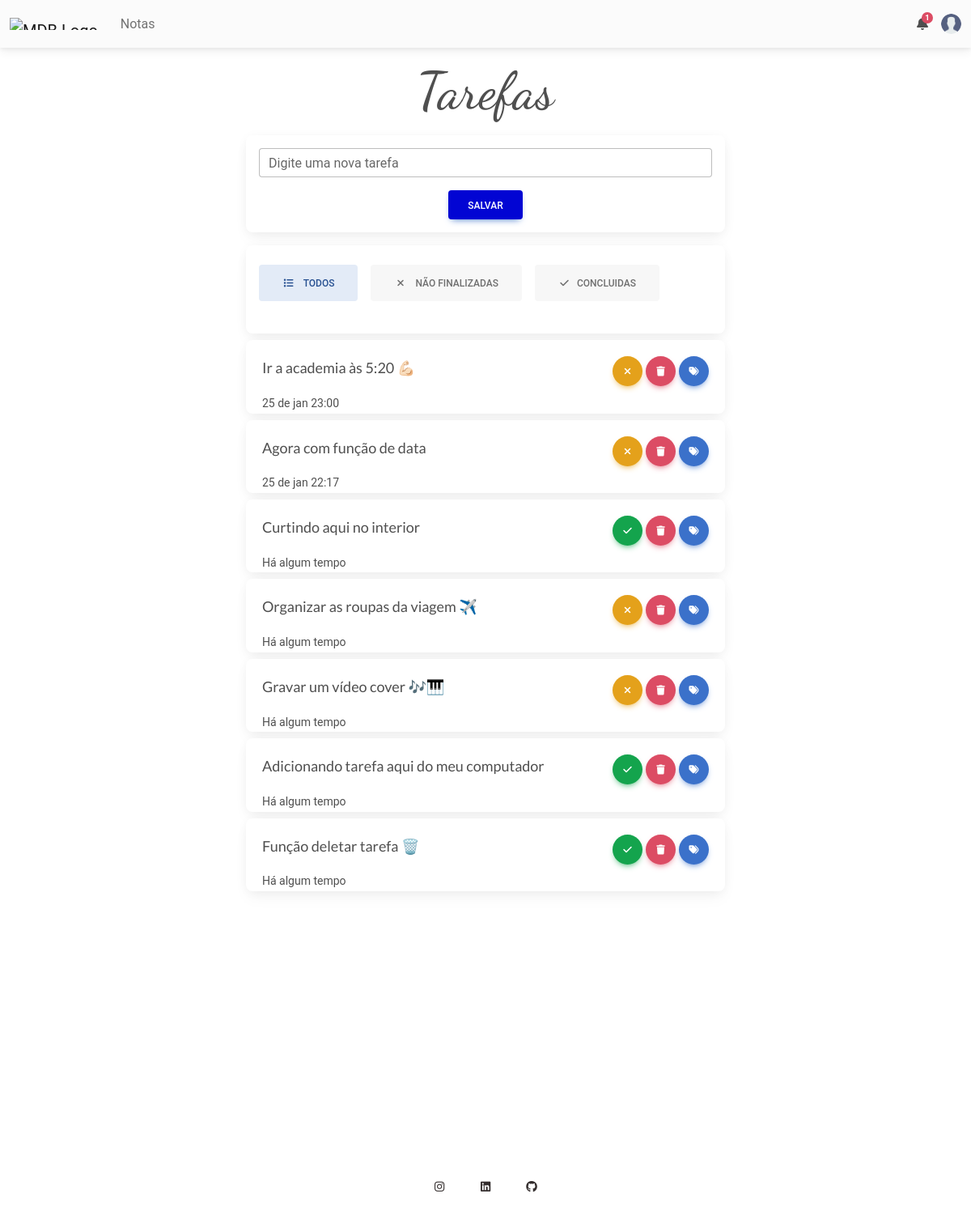
The page / on the database its author committed.
### app.py (models this page shows)
class Tarefas(Base):
    __tablename__= 'tarefas'
    id = Column( Integer, primary_key=True)
    titulo = Column(String(50))
    concluido = Column(String)
    created_at = Column(String)
    usuario = Column(String)

### app.py (the view)
@app.route('/')
def index():
    Session = sessionmaker(bind=engine)
    session_sq = Session()
    if('user' in session):
        tarefas = session_sq.query(Tarefas).filter_by(usuario= session['user'])
    else:
        tarefas = session_sq.query(Tarefas).filter_by(usuario = None).order_by(-Tarefas.id)
    return render_template('home.html', tarefas = tarefas, hoje = int(hoje))

### templates/home.html (shortened to what this page needs)
{% extends 'base.html' %}
{% block content %}
<div class='m-3 text-center'>
    <h1 id="logo">Tarefas</h1>
</div>
<header class="mx-auto">
<div id='input-text' class='m-1'>
<form class="card mx-auto p-3" method="post">
<div id="inp" class="form-outline mx-auto">
  <input  type="text" name="titulo" class="form-control" />
  <label class="form-label" for="form12">Digite uma nova tarefa</label>
</div>
<div class='text-center mt-3'>
<button style="background-color: #0205d3;" type="submit" class="btn btn-primary">Salvar</button>
</div>
</form>
</div>
</header>
<div class="m-3 mx-auto" id='pills' >
<div class="card p-3 m-1">
<ul class="nav nav-pills mb-3" id="ex1" role="tablist">
  <li class="nav-item" role="presentation">
    <a
      class="nav-link active"
      id="ex1-tab-1"
      data-mdb-toggle="pill"
      href="#ex1-pills-1"
      role="tab"
      aria-controls="ex1-pills-1"
      aria-selected="true"
      ><i class="fas fa-list fa-fw me-2"></i>
  TODOS</a
    >
  </li>
  <li class="nav-item" role="presentation">
    <a
      class="nav-link"
      id="ex1-tab-2"
      data-mdb-toggle="pill"
      href="#ex1-pills-2"
      role="tab"
      aria-controls="ex1-pills-2"
      aria-selected="false"
      ><i class="fas fa-close fa-fw me-2"></i> NÃO FINALIZADAS</a
    >
  </li>
  <li class="nav-item" role="presentation">
    <a
      class="nav-link"
      id="ex1-tab-3"
      data-mdb-toggle="pill"
      href="#ex1-pills-3"
      role="tab"
      aria-controls="ex1-pills-3"
      aria-selected="false"
      ><i class="fas fa-check fa-fw me-2"></i>CONCLUIDAS</a
    >
  </li>
</ul>
</div>
<div class="tab-content mx-auto" id="ex1-content">
  <div
    class="tab-pane fade show active"
    id="ex1-pills-1"
    role="tabpanel"
    aria-labelledby="ex1-tab-1"
  >
    <div class="tarefas-div">
        {% for tarefa in tarefas %}
        <div class='card m-1'>
<div class="item">
    <div id="esq-elements">
    <p style="font-size: 18px" class=''>{{tarefa.titulo}}</p>
    {% if tarefa.created_at == None %}
    <small>Há algum tempo</small>
    {% else %}
    <small>{{tarefa.created_at}}</small>
    {% endif %}
    </div>
    <div class="div-bt">
        {% if tarefa.concluido == 'true' %}
           <a href='/update/{{tarefa.id}}'><button type="button" class="btn btn-success btn-floating">
  <i class="fas fa-check"></i>
</button></a>
        {% else %}
   <a href='/update/{{tarefa.id}}'><button type="button" class="btn btn-warning btn-floating">
  <i class="fas fa-close"></i>
</button></a>
    {% endif %}
    <a href="/delete/{{tarefa.id}}"><button type="button" class="btn btn-danger btn-floating ms-1 me-1">
  <i class="fas fa-trash"></i>
</button></a>
<div class="dropdown">
  <button
    class="btn btn-primary btn-floating"
    type="button"
    id="dropdownMenuButton"
    data-mdb-toggle="dropdown"
    aria-expanded="false"
  >
    <i class="fas fa-tags"></i>
  </button>
</div>
</div>
   </div>
</div>
   {% endfor %}
</div>
  </div>
  </div>
  </div>
{% endblock %}

### templates/base.html (shortened to what this page needs)
<!DOCTYPE html>
<html>
<head>
<link rel="stylesheet" href="{{ url_for('static', filename='mdb-ui-kit/css/mdb.min.css' )}}">
<link rel="stylesheet" href="{{ url_for('static', filename='mdb-ui-kit/css/my_style.css' )}}">
    <link
      rel="stylesheet"
      href="https://cdnjs.cloudflare.com/ajax/libs/font-awesome/6.0.0/css/all.min.css"
    />
  </head>
  <body>
<nav class="navbar navbar-expand-lg navbar-light bg-light">
  <div class="container-fluid">
    <div class="collapse navbar-collapse" id="navbarSupportedContent">
      <a class="navbar-brand mt-2 mt-lg-0" href="#">
        <img
          src="https://mdbcdn.b-cdn.net/img/logo/mdb-transaprent-noshadows.webp"
          height="15"
          alt="MDB Logo"
          loading="lazy"
        />
      </a>
      <ul class="navbar-nav me-auto mb-2 mb-lg-0">
          <li class="nav-item">
          <a class="nav-link" href="/">Notas</a>
        </li>
      </ul>
    </div>
    <div class="d-flex align-items-center">
      <div class="dropdown">
        <a
          class="text-reset me-3 dropdown-toggle hidden-arrow"
          href="#"
          id="navbarDropdownMenuLink"
          role="button"
          data-mdb-toggle="dropdown"
          aria-expanded="false"
        >
          <i class="fas fa-bell"></i>
          <span class="badge rounded-pill badge-notification bg-danger">1</span>
        </a>
      </div>
      <div class="dropdown">
        <a
          class="dropdown-toggle d-flex align-items-center hidden-arrow"
          href="#"
          id="navbarDropdownMenuAvatar"
          role="button"
          data-mdb-toggle="dropdown"
          aria-expanded="false"
        >
          <img
            src="{{ url_for('static', filename='images/user.png' )}}"
            class="rounded-circle"
            height="25"
            alt="Black and White Portrait of a Man"
            loading="lazy"
          />
        </a>
      </div>
    </div>
  </div>
</nav>
    {% block content %}
    {% endblock %}
    <footer class="text-center text-white mt-1" >
  <div class="container pt-4">
    <section class="mb-4">
      <a
        class="btn btn-link btn-floating btn-lg text-dark m-1"
        href="#!"
        role="button"
        data-mdb-ripple-color="dark"
        ><i class="fab fa-instagram"></i
      ></a>
      <a
        class="btn btn-link btn-floating btn-lg text-dark m-1"
        href="#!"
        role="button"
        data-mdb-ripple-color="dark"
        ><i class="fab fa-linkedin"></i
      ></a>
      <a
        class="btn btn-link btn-floating btn-lg text-dark m-1"
        href="#!"
        role="button"
        data-mdb-ripple-color="dark"
        ><i class="fab fa-github"></i
      ></a>
    </section>
  </div>
</footer>
  </body>
</html>

### static/mdb-ui-kit/css/my_style.css (style rules this page uses)
#logo { font-family: 'Dancing Script', cursive; font-size: 64px; }
p { font-family: 'Lato', sans-serif; }
.item { display: flex; justify-content: space-between; margin-left: 20px; margin-right: 20px; margin-top: 20px; }
.tarefas-div { display: flex; flex-direction: column; max-width: 600px; margin: auto; }
header, #inp, #pills, #register_container, #login_container { max-width: 600px; }
.div-bt { display: flex; justify-content: space-arround; margin-bottom: 12px; }

### rows shown on the page
Tarefas: titulo "Ir a academia às 5:20 💪🏻", created_at "25 de jan 23:00"
Tarefas: titulo "Agora com função de data", created_at "25 de jan 22:17"
Tarefas: titulo "Curtindo aqui no interior", shows "Há algum tempo"
Tarefas: titulo "Organizar as roupas da viagem ✈️", shows "Há algum tempo"
Tarefas: titulo "Gravar um vídeo cover 🎶🎹", shows "Há algum tempo"
Tarefas: titulo "Adicionando tarefa aqui do meu computador", shows "Há algum tempo"
Tarefas: titulo "Função deletar tarefa 🗑️", shows "Há algum tempo"
